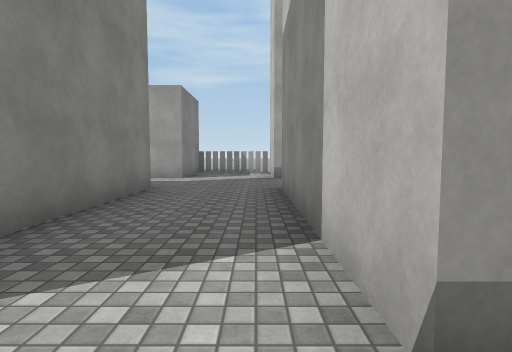
view 1 (above)

24 first-person views from a walk through a Unity game level. The camera is 1.3 m above the floor, tilts 4° down and sees 80° across. The floor is counted in squares, 2 m on a side. Each view is taken from the middle of a square. On the plan, view 1 faces up. The plan holds only what a view shows up to about 10 squares ahead; the rest is blank. The place goes on beyond the plan. The player character is not drawn. Some animated figures are not drawn. Surface patterns are stand-ins for the level's own textures.

view 2
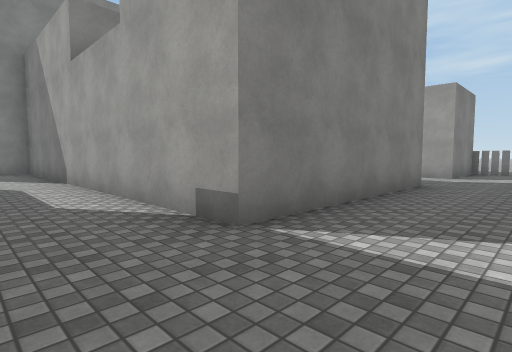

view 3
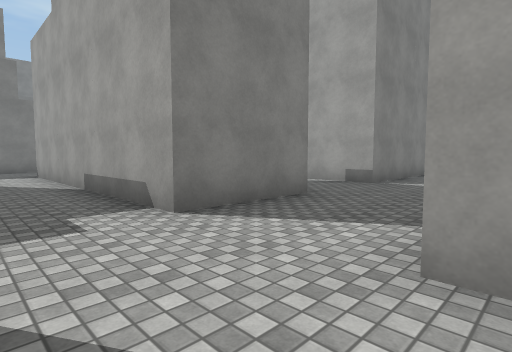

view 4
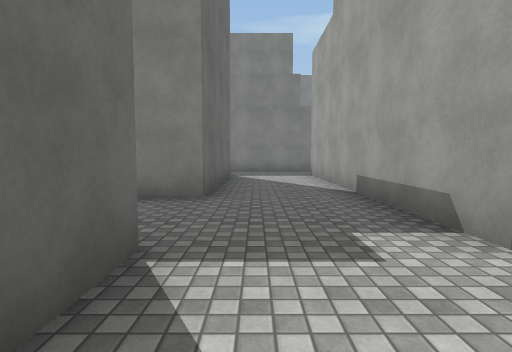

view 5
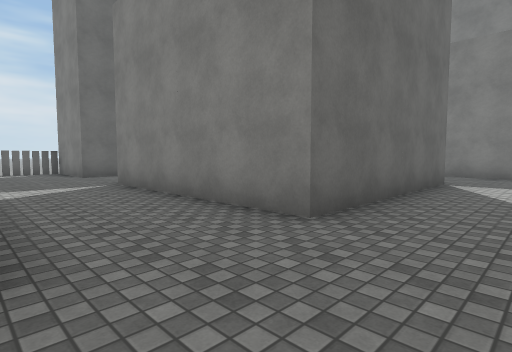

view 6
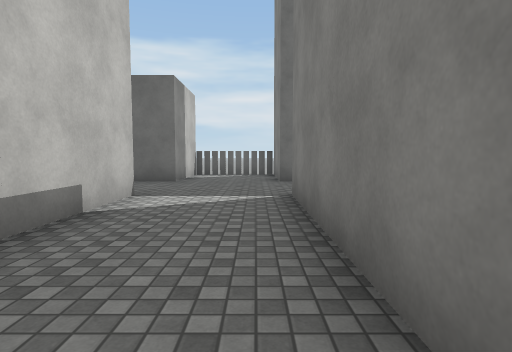

view 7
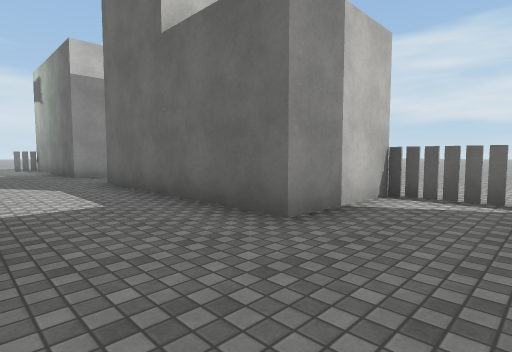

view 8
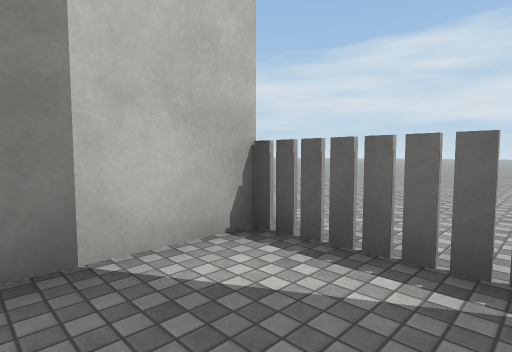

view 9
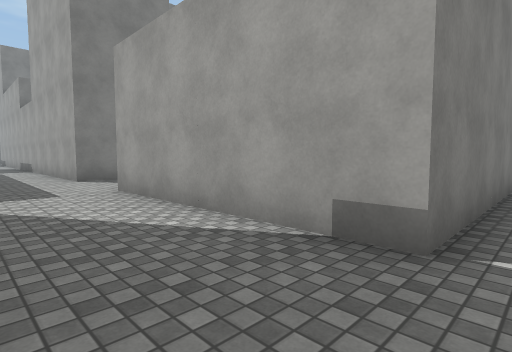

view 10
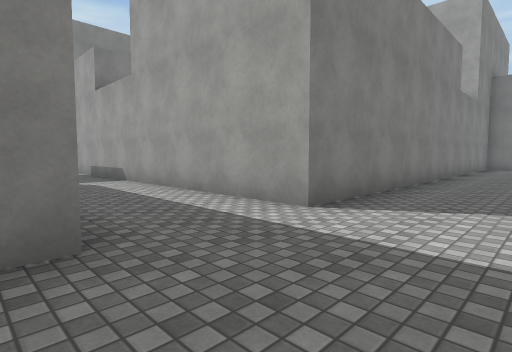

view 11
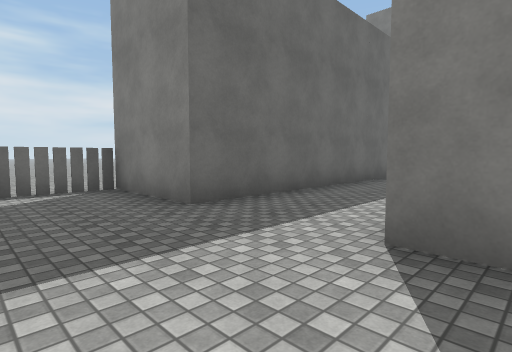

view 12
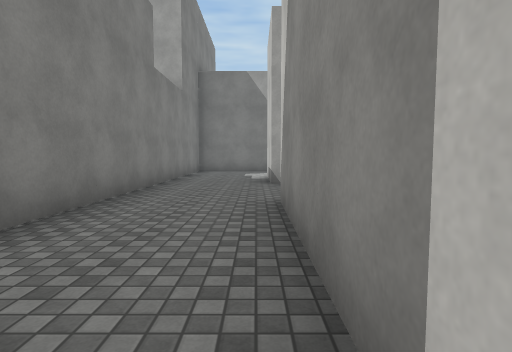

view 13
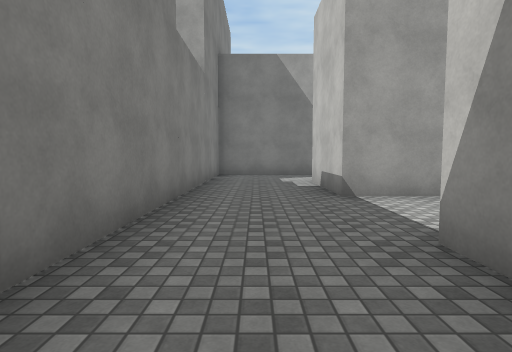

view 14
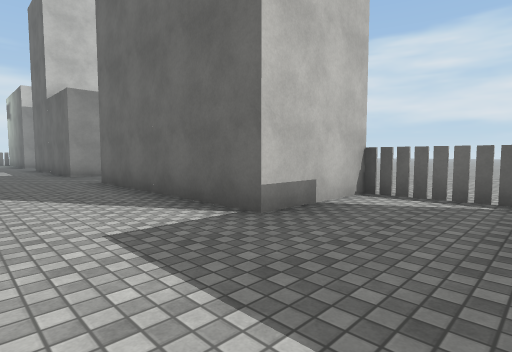

view 15
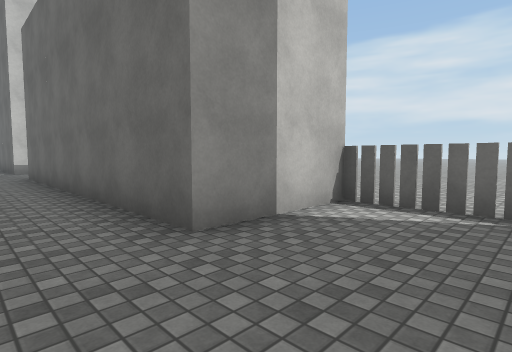

view 16
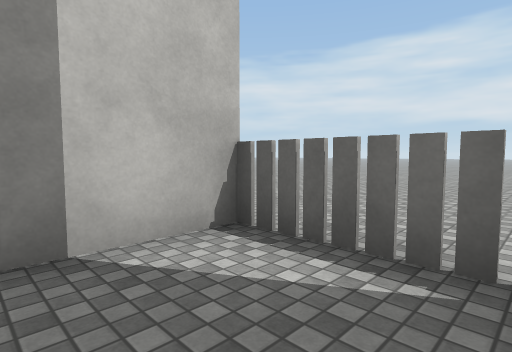

view 17
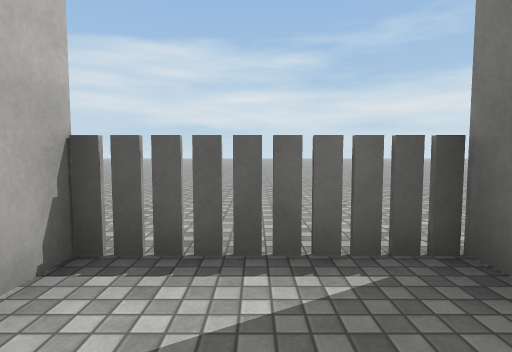

view 18
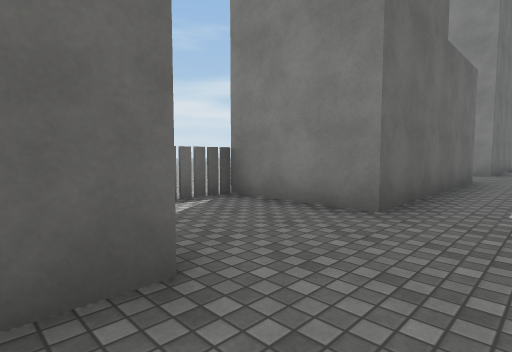

view 19
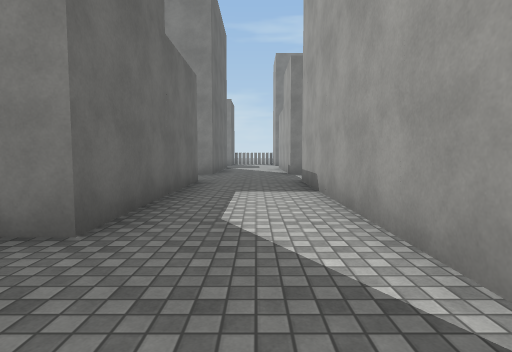

view 20
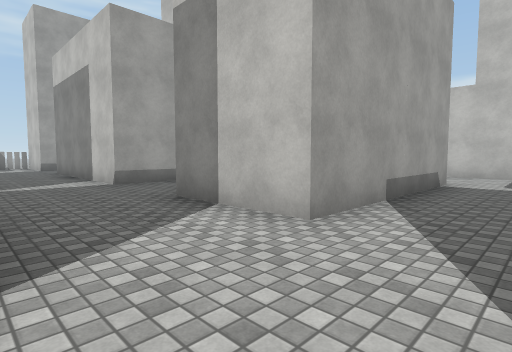

view 21
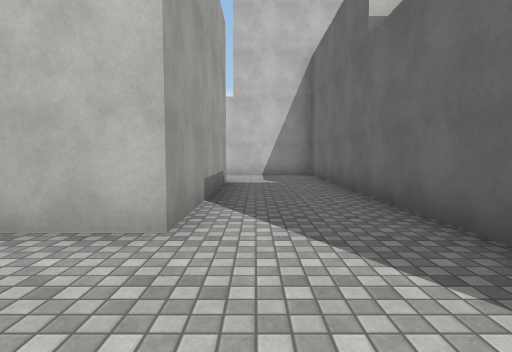

view 22
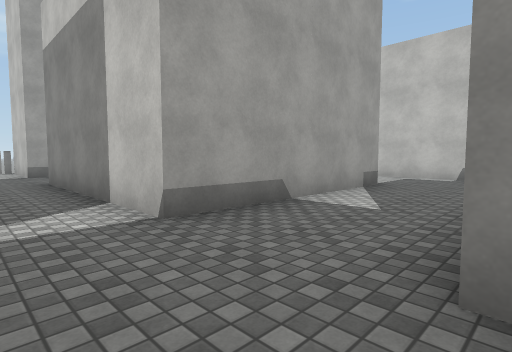

view 23
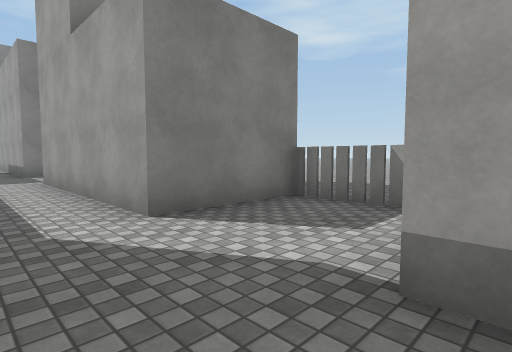

view 24
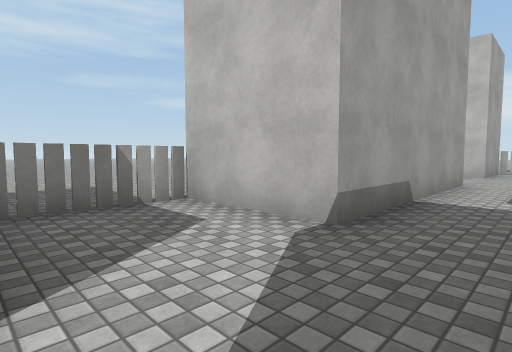

### Floor plan
Points are (right, up) in squares from view 1. A wall is a line through its corners. A room is listed if a view was taken in it or the views show most of it. See-through windows are left out.
Room 1 (views 1, 2, 3, 4, 5, 6, 7, 8, 9, 10, 11, 12, 13, 14, 15, 16, 17, 18, 19, 20, 21, 22, 23, 24)
walls: (-9.7, -10.6) (-9.7, -6.8) (-4.6, -6.8) (-4.6, -11.9) (-9.7, -11.9); (-2.1, -6.8) (6.5, -6.8); (-9.7, -16.2) (-9.7, -14.4) (-4.6, -14.4) (-4.6, -16.9); (-2, -12) (-2, -9.3); (-2, -1.6) (-2, -4.3) (-9.7, -4.3) (-9.7, -1.6); (-2, -16.5) (-2, -14.4) (3.1, -14.4); (-19.8, -16.5) (-19.8, -14.4) (-12.2, -14.4) (-12.2, -16.2); (-2, 6) (-2, 0.8) (-12.2, 0.8) (-12.2, -11.9) (-27.5, -11.9); (5.6, -4.3) (0.5, -4.3) (0.5, -1.6); (-9.7, 9) (-9.7, 8.4) (-11.7, 8.4); (5.6, 0.8) (0.5, 0.8) (0.5, 6); (5.6, -15.4) (5.6, -14.4) (6.5, -14.4); (-27.5, -14.4) (-22.4, -14.4) (-22.4, -16.3); (-2, 10.5) (-2, 8.4) (-7.1, 8.4); (5.6, 8.4) (0.5, 8.4) (0.5, 11)
objects: barricade (-22, -17); barricade (-21, -17); barricade (-20, -17); barricade (-12, -17); barricade (-11, -17); barricade (-10, -17); barricade (-4, -17); barricade (-3, -17); barricade (-2, -17); barricade (-2, 11); barricade (-1, 11); barricade (0, 11)

Positions as (right, up) in squares from view 1, and headings:
1: (0, 0), facing up
2: (0, -1), facing up-left
3: (1, -6), facing up-left
4: (0, -6), facing left
5: (-2, -5), facing down-left
6: (-4, -7), facing down
7: (-4, -12), facing down-right
8: (-4, -15), facing down-right
9: (-4, -14), facing up-left
10: (-10, -15), facing up-left
11: (-10, -11), facing down-left
12: (-10, -11), facing up
13: (-11, -9), facing up
14: (-12, -12), facing down-right
15: (-22, -13), facing down-right
16: (-22, -15), facing down-right
17: (-21, -15), facing down
18: (-19, -13), facing down-left
19: (-20, -13), facing left
20: (-2, -6), facing up-right
21: (-2, -5), facing right
22: (-1, -2), facing up-right
23: (1, 7), facing up-left
24: (-2, 7), facing up-right
